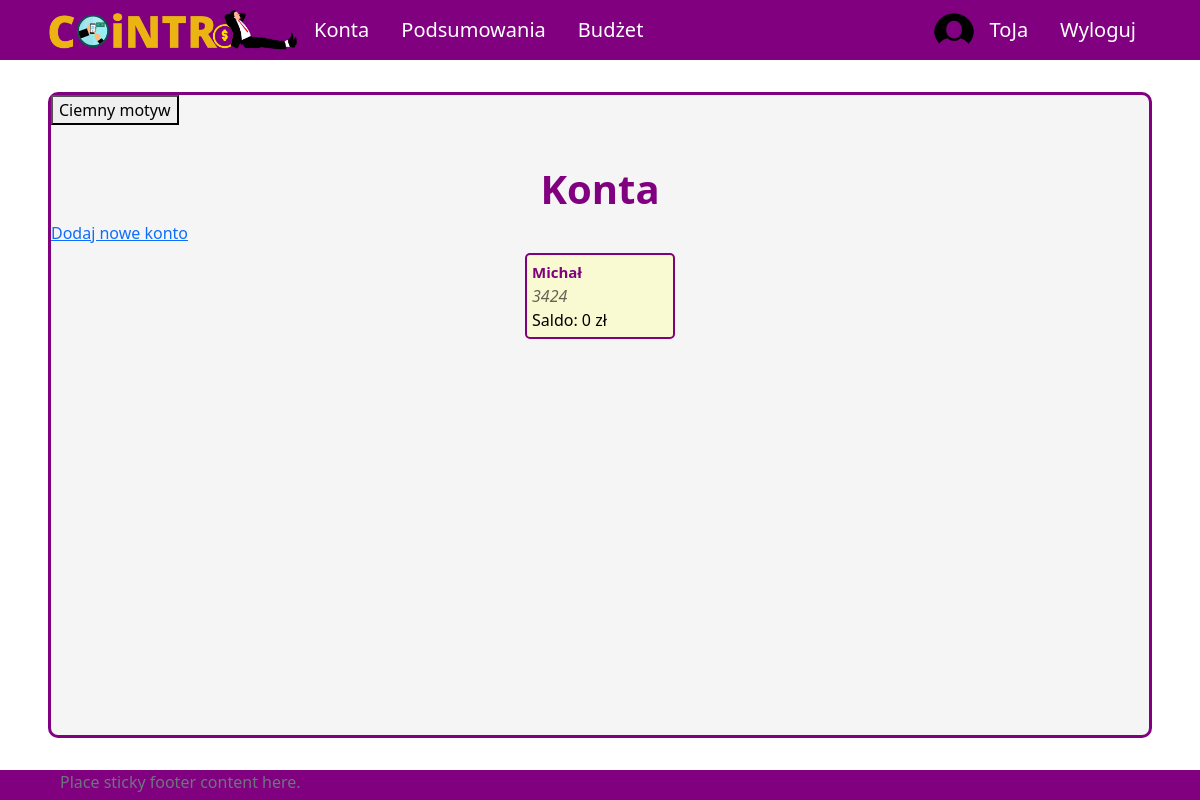
Page /all-accounts (signed in) on the earlier database version.
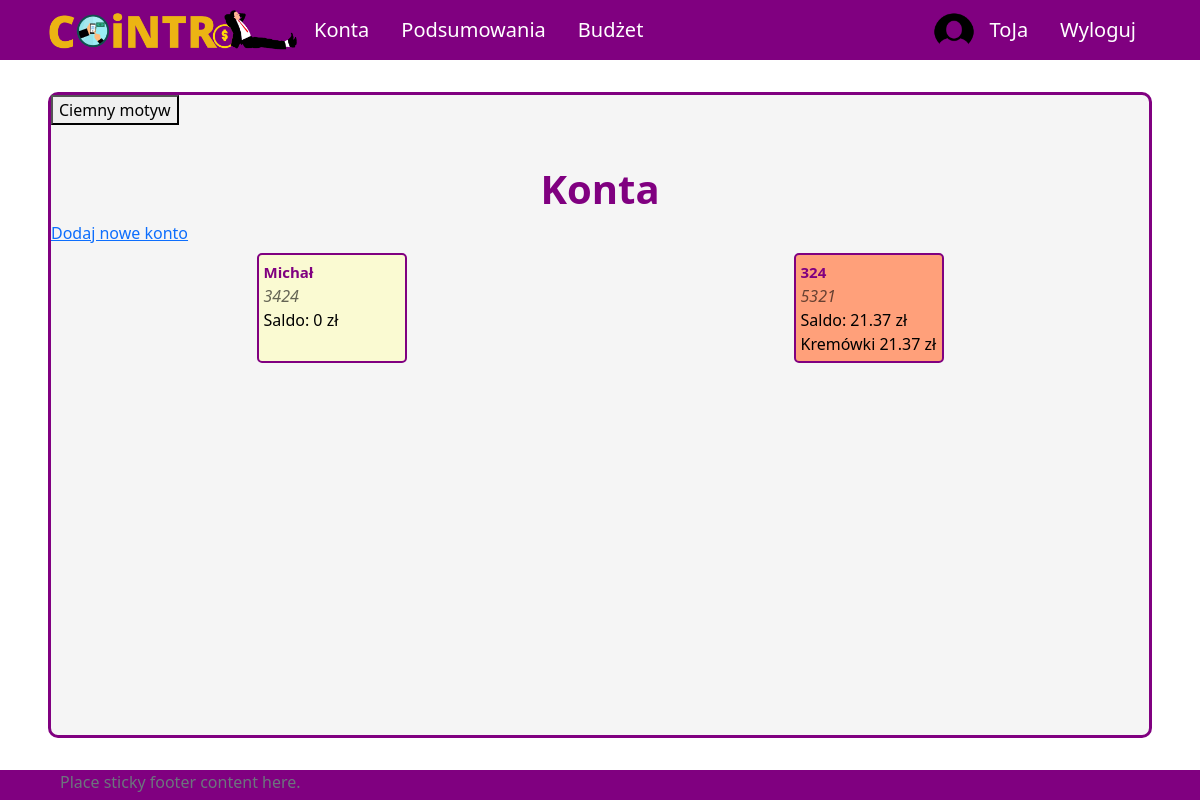
Same page on the later database version.
### aplication/models.py (models this page shows, shortened)
class Account(models.Model):
    owner = models.ForeignKey(Profile, null=True, blank=True, on_delete=models.CASCADE)
    name = models.CharField(max_length=30)
    is_shared = models.BooleanField(default=False)
    description = models.CharField(max_length=100, null=True, blank=True)
    id = models.UUIDField(default=uuid.uuid4, unique=True,
                            primary_key=True, editable=False)
    def __str__(self):
        return self.name
    def calculate_balance(self):
        balance = 0
        transactions = Transaction.objects.filter(id_account=self)
        for transaction in transactions:
            balance += transaction.converted_amount
        return balance
    def transactions(self):
        return Transaction.objects.filter(id_account=self).order_by('-transaction_date')
    def print_description(self):
        if self.description!=None:
            return self.description
        else:
            return ""

class Transaction(models.Model):
    id_account = models.ForeignKey(Account, on_delete=models.CASCADE)
    id_user = models.ForeignKey(Profile, on_delete=models.SET_NULL, null=True) #konto z którego dokonano transakcji zostało usunięte ale transakcja ma pozostać
    id_subcategory = models.ForeignKey(Subcategory, on_delete=models.SET_NULL, null=True) #umozliwienie usuniecia kategorii i podkategorii bez usuniecia transakcji
    name = models.CharField(max_length=50)
    is_periodic = models.BooleanField(default=False)
    amount = models.DecimalField(max_digits=10, decimal_places=2)
    converted_amount = models.DecimalField(max_digits=10, decimal_places=2)
    transaction_date = models.DateField()
    description = models.CharField(max_length=255, blank=True, null=True)
    id = models.UUIDField(default=uuid.uuid4, unique=True,
                            primary_key=True, editable=False)

### aplication/views.py (the view)
# urls.py: path('all-accounts', allAccounts, name='all-accounts'),
@login_required(login_url='login')
def allAccounts(request):
    accounts = Account.objects.all()
    user_accounts = accounts.filter(owner=request.user.profile)
    context = {'accounts': user_accounts}
    return render(request, 'application/all-accounts.html', context)

### templates/application/all-accounts.html (shortened to what this page needs)
{% extends 'application/base.html' %}
{% block content %}
    <div class="title">
        <h1>Konta</h1>
    </div>
    <a href={% url 'create-account' %}>Dodaj nowe konto</a>
    <div class="content tiles" id="all-accounts">
        {% for acc in accounts %}
            <div class="account">
                <span class="name"><a href={% url 'account' pk=acc.id %}>{{ acc }}</a></span>
                <span class="account-description">{{ acc.print_description }}</span>
                <span class="balance">Saldo: {{ acc.calculate_balance }} zł</span>
                {% for tr in acc.transactions %}
                    <div class="transaction">
                        <span class="name">{{ tr.name }}</span>
                        <span class="amount">{{ tr.amount }} zł</span>
                    </div>
                {% endfor %}
            </div>
        {% endfor %}
    </div>
{% endblock %}

Differences in the rows shown:
added Account: name "324", print_description "5321", calculate_balance "21.37"
added Transaction: name "Kremówki", amount "21.37"
